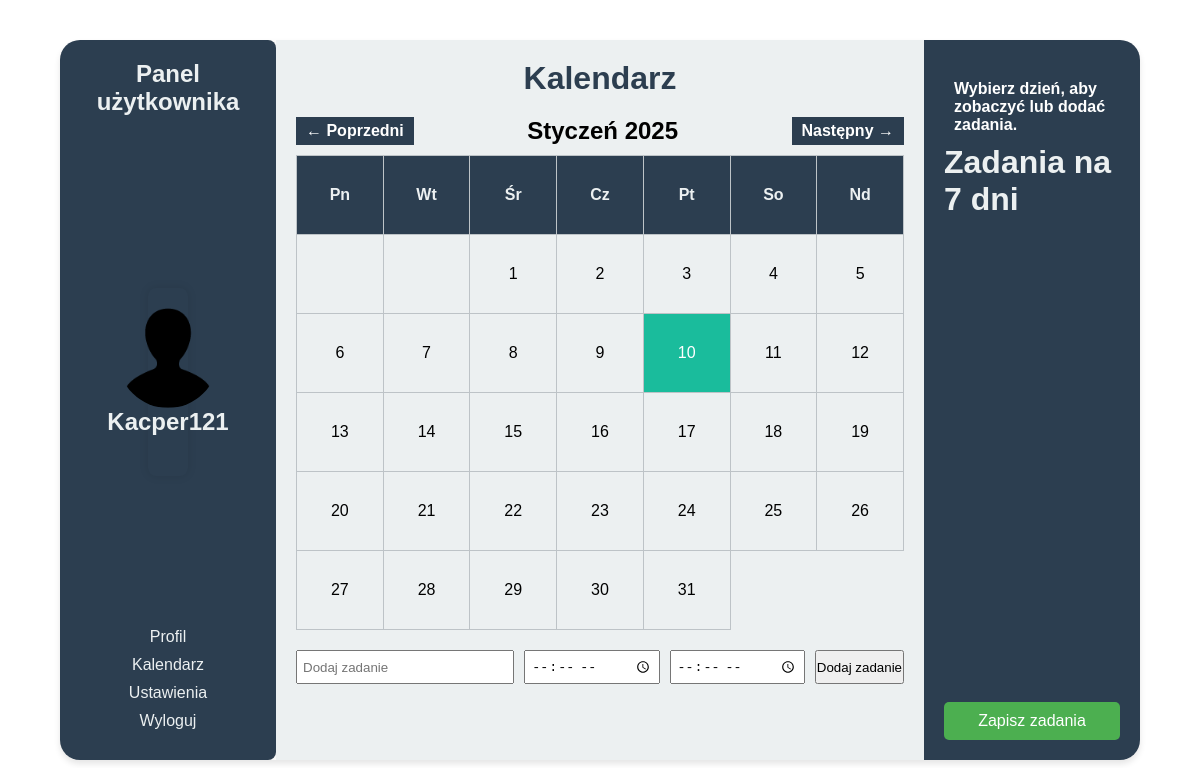
Before: /ProjektKalendarzPHP/index.php (signed in) with the older database file.
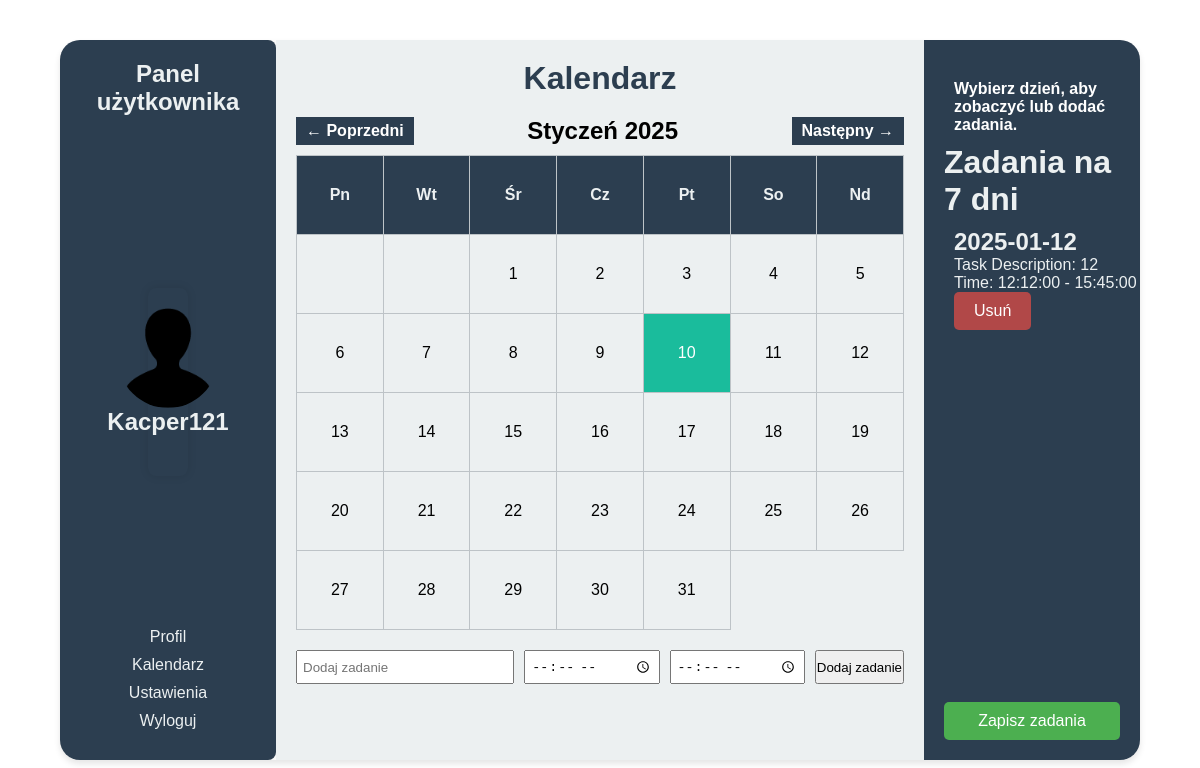
After: the same page with the newer database file.
### tables this page shows
CREATE TABLE `users` (
  `id` int(11) NOT NULL,
  `username` varchar(50) NOT NULL,
  `password` varchar(255) NOT NULL,
  `user_image` varchar(255) NOT NULL
);

CREATE TABLE `tasks` (
  `id` int(11) NOT NULL,
  `task_date` date NOT NULL,
  `array` int(11) NOT NULL,
  `task_description` text NOT NULL,
  `start_time` time NOT NULL,
  `end_time` time NOT NULL
);

### ProjektKalendarzPHP/index.php (the view, shortened to what this page needs)
<?php
$host = "localhost";
$username = "root";
$password = "";
$dbname = "testdb";
$conn = new mysqli($host, $username, $password, $dbname);
$user_id = $_SESSION['user_id'];
$sql = "SELECT * FROM users WHERE id = ?";
$stmt = $conn->prepare($sql);
$stmt->bind_param("i", $user_id);
$stmt->execute();
$result = $stmt->get_result();
$user = $result->fetch_assoc();
$current_username = $user['username'];
$current_image = $user['user_image'];
$imagePath = 'uploads/' . $current_image;
?>
<!doctype html>
<html class="no-js" lang="">
<head>
  <link rel="stylesheet" href="css/style.css">
</head>
<body>
<div class="container">
  <div class="user-panel">
    <h2>Panel użytkownika</h2><div class="user-panel">
      <img id="user-image" src="<?php echo htmlspecialchars($imagePath); ?>" alt="User Image">
      <h2 id="user-name"><?php echo htmlspecialchars($current_username); ?></h2>
    </div>
    <ul >
      <li><a href="profile.php">Profil</a></li>
      <li><a href="index.php">Kalendarz</a></li>
      <li><a href="setting.php">Ustawienia</a></li>
      <li><a href="logout.php" onclick="reload()">Wyloguj</a></li>
    </ul>
  </div>
  <div class="calendar">
    <h1>Kalendarz</h1>
    <div id="calendar"></div>
    <div class="tasks">
      <div class="task-input">
        <input type="text" id="taskInput" placeholder="Dodaj zadanie">
        <input type="time" id="startTime" placeholder="Godzina początkowa (HH:mm)">
        <input type="time" id="endTime" placeholder="Godzina końcowa (HH:mm)">
        <button onclick="addTask()">Dodaj zadanie</button>
      </div>
    </div>
  </div>
  <div class="container1">
    <div id="taskList" class="task-list">Wybierz dzień, aby zobaczyć lub dodać zadania.</div>
     <h1>Zadania na 7 dni</h1>
    <div class="task-container">
    <?php
$servername = "localhost";
$username = "root";
$password = "";
$dbname = "testdb";
$conn = new mysqli($servername, $username, $password, $dbname);
$today = date('Y-m-d');
$sql = "
    SELECT tasks.*
    FROM tasks
    INNER JOIN user_tasks ON user_tasks.task_id = tasks.id
    WHERE user_tasks.user_id = ?
    AND tasks.task_date >= ?
    AND tasks.task_date <= DATE_ADD(?, INTERVAL 7 DAY)
";
$stmt = $conn->prepare($sql);
$stmt->bind_param("iss", $user_id, $today, $today);
$stmt->execute();
$result = $stmt->get_result();
    while ($row = $result->fetch_assoc()) {
      echo "<div>";
      echo "<form method='POST' action='update_task.php'>";
echo "<h2>{$row['task_date']}</h2>";
echo "Task Description: {$row['task_description']}<br>";
echo "Time: {$row['start_time']} - {$row['end_time']}<br>";
echo "<button type='submit' class='us'>Usuń</button>";
echo "</form><br>";
       echo "</div>";
    }
?>
    </div>
     <button class="but" onclick="sendTasksToDatabase()">Zapisz zadania</button>
  </div>
</div>
</body>
</html>

### ProjektKalendarzPHP/css/style.css (style rules this page uses)
* { margin: 0; padding: 0; box-sizing: border-box; }
body { font-family: Arial, sans-serif; background-color: #f4f4f9; display: flex; justify-content: center; align-items: center; height: 100vh; }
.user-panel { padding: 10px; background-color: #f5f5f5; border-radius: 8px; box-shadow: 0 0 10px rgba(0, 0, 0, 0.1); width: 250px; text-align: center; align-items: center; }
.user-panel img { border-radius: 50%; width: 100px; height: 100px; object-fit: cover; }
.container { display: flex; height: 90%; width: 90%; max-width: 1600px; background-color: #fff; border-radius: 20px; box-shadow: 0 4px 6px rgba(0, 0, 0, 0.1); overflow: hidden; }
.container1 { display: flex; flex-direction: column; justify-content: space-between; width: 20%; background-color: #2c3e50; color: #ecf0f1; padding: 20px; }
.user-panel { display: flex; flex-direction: column; justify-content: space-between; width: 20%; background-color: #2c3e50; color: #ecf0f1; padding: 20px; }
.user-panel h2 { margin-bottom: 20px; }
.user-panel ul { list-style: none; }
.user-panel ul li { margin-bottom: 10px; }
.user-panel ul li a { color: #ecf0f1; text-decoration: none; transition: color 0.3s; }
.calendar { width: 60%; padding: 20px; background-color: #ecf0f1; }
.calendar h1 { margin-bottom: 20px; text-align: center; color: #2c3e50; }
.tasks { margin-top: 20px; }
.task-input { display: flex; gap: 10px; margin-bottom: 10px; }
.task-input input { flex-grow: 1; padding: 5px; }
.task-list { margin-top: 10px; padding: 10px; color: #ffffff; font-weight: bold; font-family: Arial, sans-serif; }
.but { background-color: #4CAF50; color: white; border: none; padding: 10px 20px; text-align: center; text-decoration: none; display: inline-block; font-size: 16px; border-radius: 5px; cursor: pointer; transition: background-color 0.3s ease; }
.us { background-color: #b14848; color: white; border: none; padding: 10px 20px; text-align: center; text-decoration: none; display: inline-block; font-size: 16px; border-radius: 5px; cursor: pointer; transition: background-color 0.3s ease; }
.task-container { width: 300px; height: 500px; overflow-y: auto; padding: 10px; margin-bottom: 10px; }

Changed rows visible on the page:
added tasks: task_date "2025-01-12", task_description "12", start_time "12:12:00", end_time "15:45:00"
